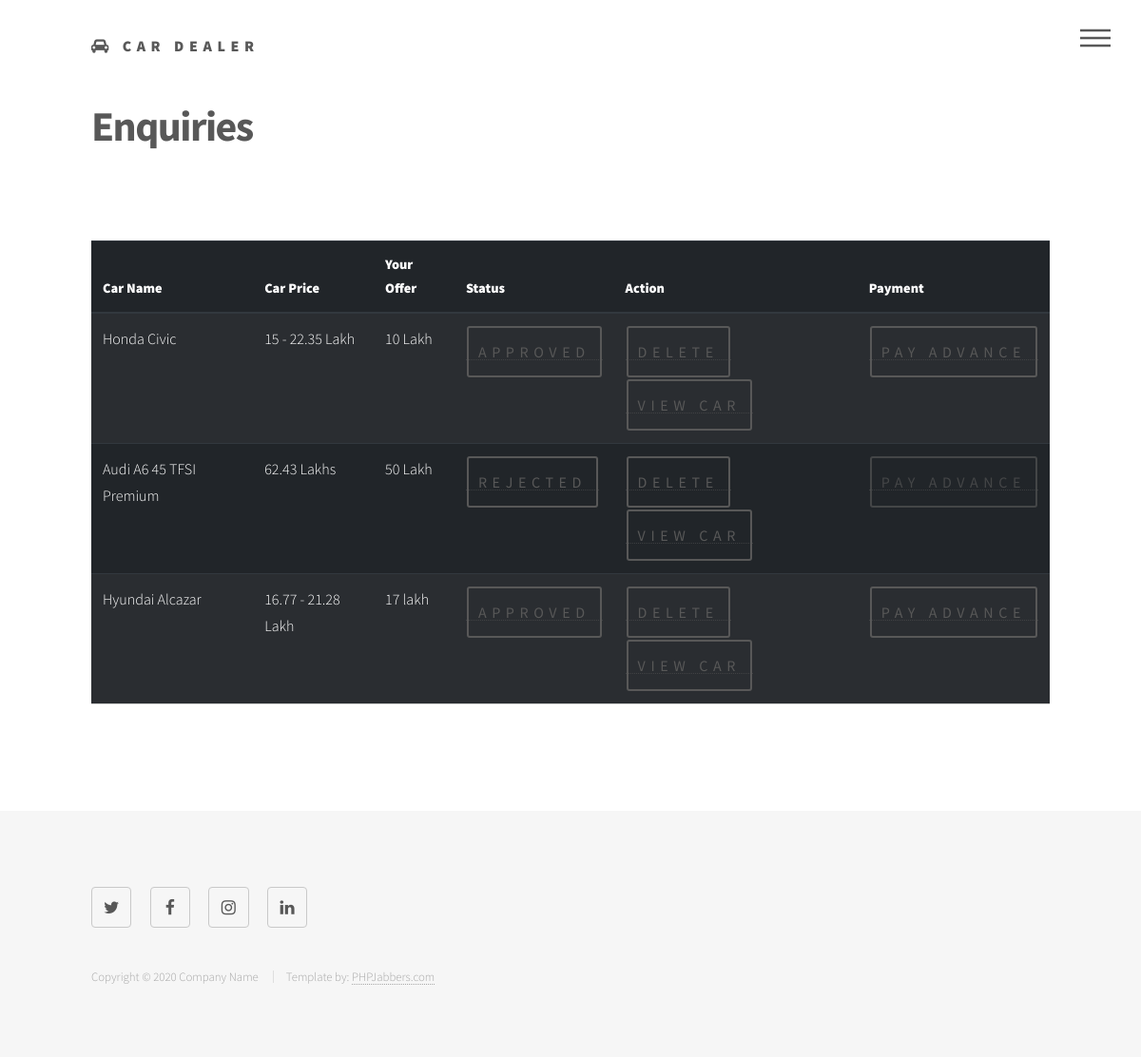
The app's page /Frontend/enquiry_page/ (signed in) with its own data.
### Frontend/models.py (models this page shows)
class EnquiryDb(models.Model):
    Username = models.CharField(max_length=50,null=True,blank=True)
    Name = models.CharField(max_length=50,null=True,blank=True)
    Email = models.EmailField(max_length=50, null=True, blank=True)
    Mobile = models.CharField(max_length=50,null=True,blank=True)
    Car_Name = models.CharField(max_length=50,null=True,blank=True)
    Offer = models.CharField(max_length=50,null=True,blank=True)
    Description = models.CharField(max_length=200,null=True,blank=True)
    Car_Id = models.IntegerField(null=True,blank=True)
    Price = models.CharField(max_length=50,null=True,blank=True)
    Status = models.IntegerField(default=0)

### Frontend/views.py (the view)
# urls.py: path('enquiry_page/',views.enquiry_page,name="enquiry_page"),
def enquiry_page(request):
    data = EnquiryDb.objects.filter(Username=request.user)
    return render(request,"enquiries.html",{'data':data})

### Frontend/templates/enquiries.html (shortened to what this page needs)
<!DOCTYPE HTML>
{% load static %}
<html>
	<head>
		<link rel="stylesheet" href="{% static 'assets/bootstrap/css/bootstrap.min.css' %}" />
		<link rel="stylesheet" href="{% static 'assets/css/main.css' %}" />
	</head>
	<body class="is-preload">
			<div id="wrapper">
				<header id="header">
					<div class="inner">
							<a href="{% url 'home_page' %}" class="logo">
								<span class="fa fa-car"></span> <span class="title">Car Dealer</span>
							</a>
							<nav>
								<ul>
									<li><a href="#menu">Menu</a></li>
								</ul>
							</nav>
					</div>
				</header>
				{% block content %}
					<div id="main">
						<div class="inner">
							<h1>Enquiries</h1>
							{% if data %}
							<table class="table table-dark">
  								<thead>
    								<tr>
									  <th scope="col">Car Name</th>
									  <th scope="col">Car Price</th>
										<th scope="col">Your Offer</th>
										<th scope="col">Status</th>
									  <th scope="col">Action</th>
										<th scope="col">Payment</th>
									</tr>
								</thead>
								<tbody>
									{% for i in data %}
									<tr>
									  <td>{{i.Car_Name}}</td>
									  <td>{{i.Price}}</td>
										<td>{{i.Offer}}</td>
										<td>
											{% if i.Status == 0 %}
												<a href="#"><button class="btn btn-outline-Danger">Pending</button></a>
											{% elif i.Status == 1 %}
												<a href="#"><button class="btn btn-outline-Danger">Approved</button></a>
											{% elif i.Status == 2 %}
												<a href="#"><button class="btn btn-outline-Danger">Rejected</button></a>
											{% endif %}
										</td>
										<td>
											<a href="{% url 'delete_inq' d_id=i.id %}"><button class="btn btn-outline-Danger">delete</button></a>
											<a href="{% url 'car_details' d_id=i.Car_Id %}"><button class="btn btn-outline-Danger">view car</button></a>
										</td>
										<td>
											{% if i.Status == 1  %}
												<a href="{% url 'make_payment' e_id=i.id %}"><button class="btn btn-outline-Danger">Pay Advance</button></a>
											{% else %}
												<a href="#"><button class="btn btn-outline-Danger" disabled="disabled">Pay Advance</button></a>
											{% endif %}
										</td>
									</tr>
								  	{% endfor %}
								</tbody>
								</table>
							{% else %}
								<div class="alert alert-primary" role="alert" style="background-color:black; color:white;">
          							<h4>You have no inquiries!!</h4>
        						</div>
        					{% endif %}
						</div>
					</div>
				{% endblock %}
					<footer id="footer">
						<div class="inner">
							<section>
								<ul class="icons">
									<li><a href="#" class="icon style2 fa-twitter"><span class="label">Twitter</span></a></li>
									<li><a href="#" class="icon style2 fa-facebook"><span class="label">Facebook</span></a></li>
									<li><a href="#" class="icon style2 fa-instagram"><span class="label">Instagram</span></a></li>
									<li><a href="#" class="icon style2 fa-linkedin"><span class="label">LinkedIn</span></a></li>
								</ul>
							</section>
							<ul class="copyright">
								<li>Copyright © 2020 Company Name </li>
								<li>Template by: <a href="https://www.phpjabbers.com/">PHPJabbers.com</a></li>
							</ul>
						</div>
					</footer>
			</div>
	</body>
</html>

### records on screen
EnquiryDb: Car_Name "Honda Civic", Price "15 - 22.35 Lakh", Offer "10 Lakh", Status "APPROVED"
EnquiryDb: Car_Name "Audi A6 45 TFSI Premium", Price "62.43 Lakhs", Offer "50 Lakh", Status "REJECTED"
EnquiryDb: Car_Name "Hyundai Alcazar", Price "16.77 - 21.28 Lakh", Offer "17 lakh", Status "APPROVED"
